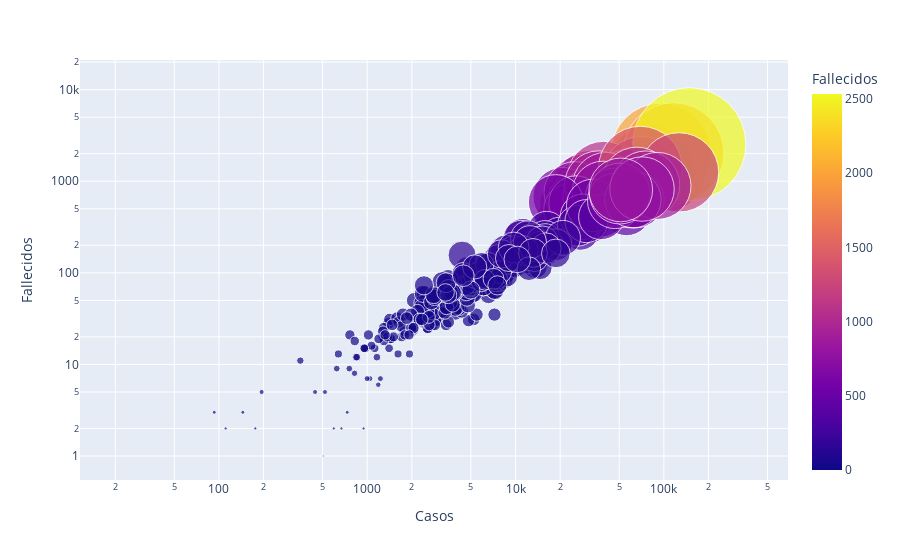

Notebook code cell kept with this figure:
### Code cell
px.scatter(df_casos_fallecidos_actual, x='Casos', y= 'Fallecidos', 
           hover_data=['Comuna', 'Fecha'],
           color='Fallecidos', size= 'Fallecidos', size_max=80, 
           log_x=True, log_y=True)

### Figure 1 — Plotly figure (JSON) as saved in the notebook; plotly's stock layout.template omitted (floating-point values rounded to 4 significant figures; data arrays with more than 128 entries replaced by an {"elided": "..."} marker saying what was removed)
{"data": [{"customdata": {"elided": "346x2 str values"}, "hovertemplate": "Casos=%{x}<br>Fallecidos=%{marker.color}<br>Comuna=%{customdata[0]}<br>Fecha=%{customdata[1]}<extra></extra>", "legendgroup": "", "marker": {"color": {"elided": "346 int values"}, "coloraxis": "coloraxis", "size": {"elided": "346 int values"}, "sizemode": "area", "sizeref": 0.3959, "symbol": "circle"}, "mode": "markers", "name": "", "orientation": "v", "showlegend": false, "type": "scatter", "x": {"elided": "346 int values"}, "xaxis": "x", "y": {"elided": "346 int values"}, "yaxis": "y"}], "layout": {"autosize": true, "coloraxis": {"colorbar": {"title": {"text": "Fallecidos"}}, "colorscale": [[0, "#0d0887"], [0.1111, "#46039f"], [0.2222, "#7201a8"], [0.3333, "#9c179e"], [0.4444, "#bd3786"], [0.5556, "#d8576b"], [0.6667, "#ed7953"], [0.7778, "#fb9f3a"], [0.8889, "#fdca26"], [1, "#f0f921"]]}, "legend": {"itemsizing": "constant", "tracegroupgap": 0}, "margin": {"t": 60}, "xaxis": {"anchor": "y", "autorange": true, "domain": [0, 1], "range": [1.076, 5.708], "title": {"text": "Casos"}, "type": "log"}, "yaxis": {"anchor": "x", "autorange": true, "domain": [0, 1], "range": [-0.3617, 5.322], "title": {"text": "Fallecidos"}, "type": "log"}}}
